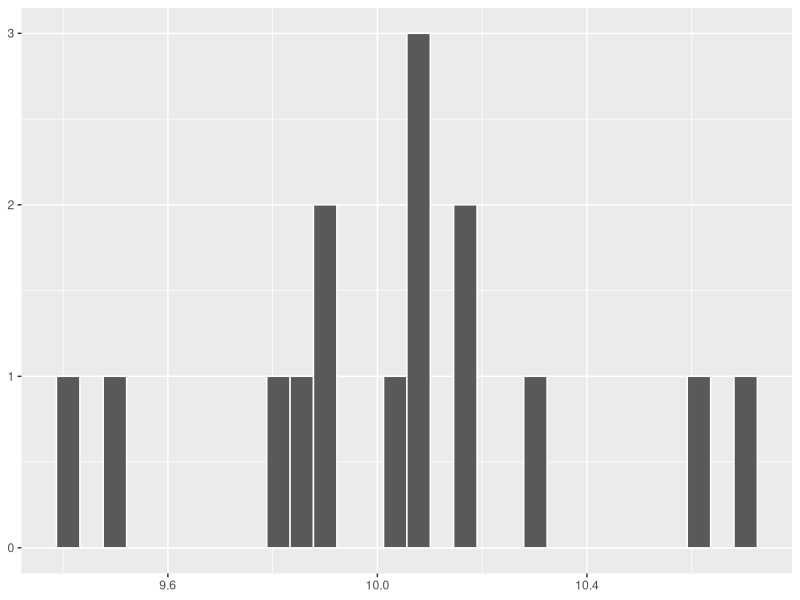
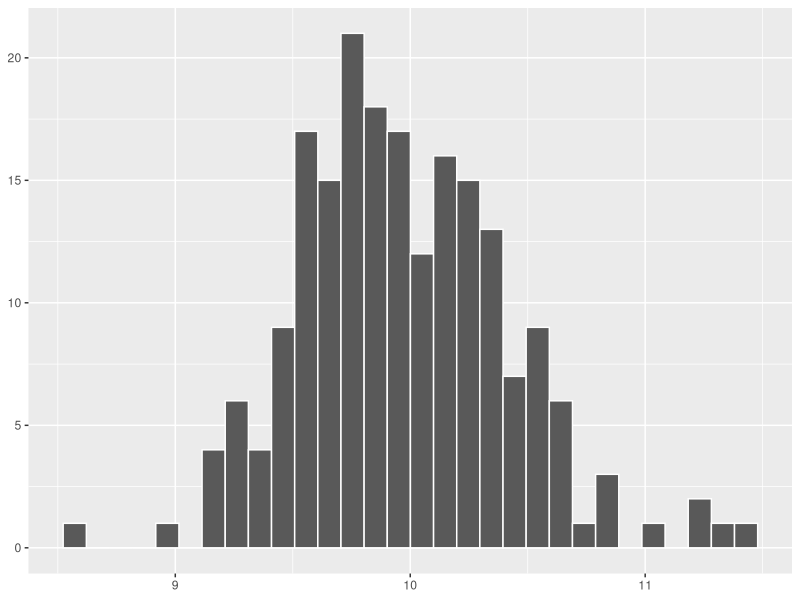
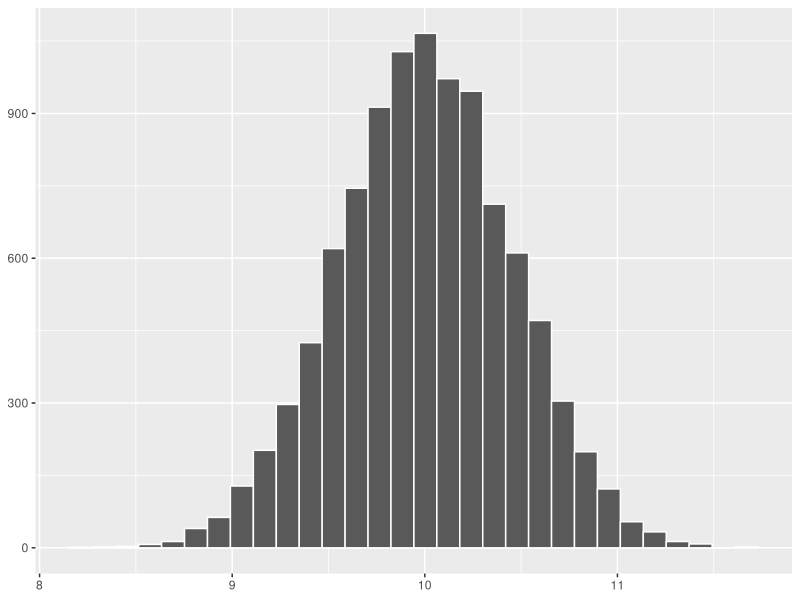
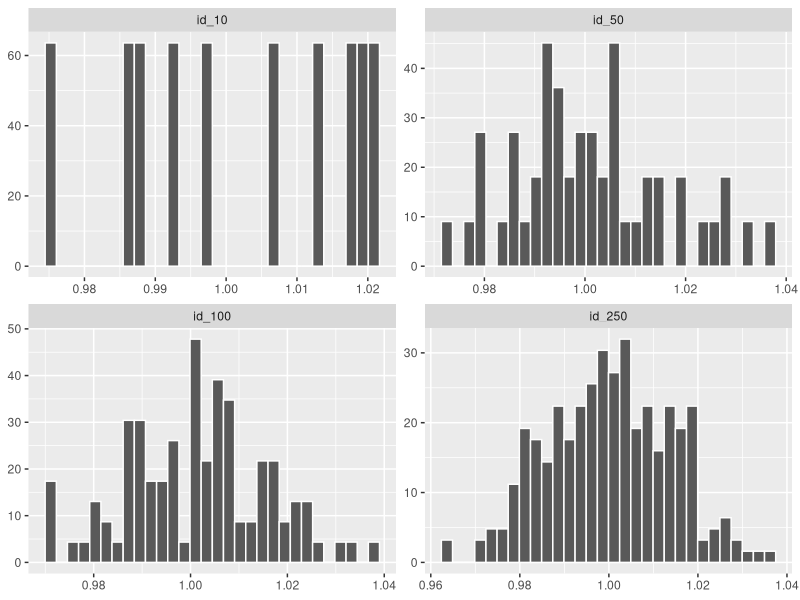
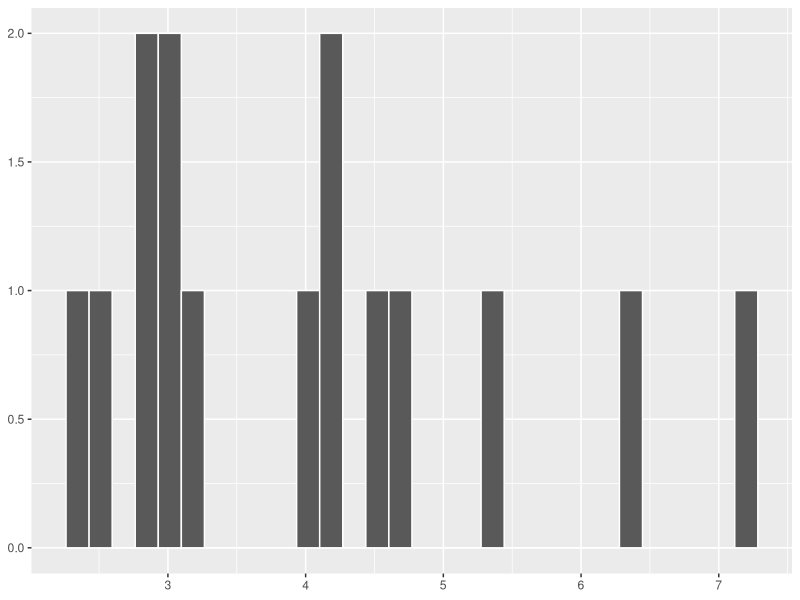
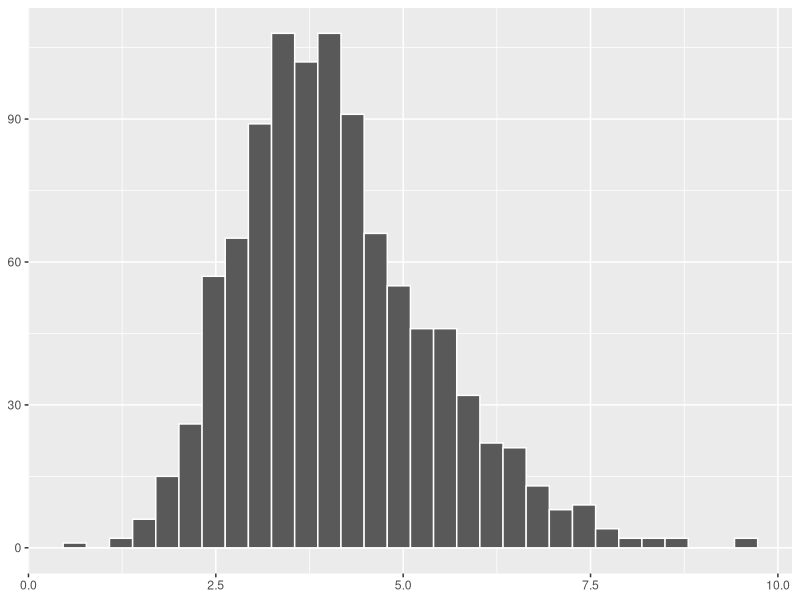
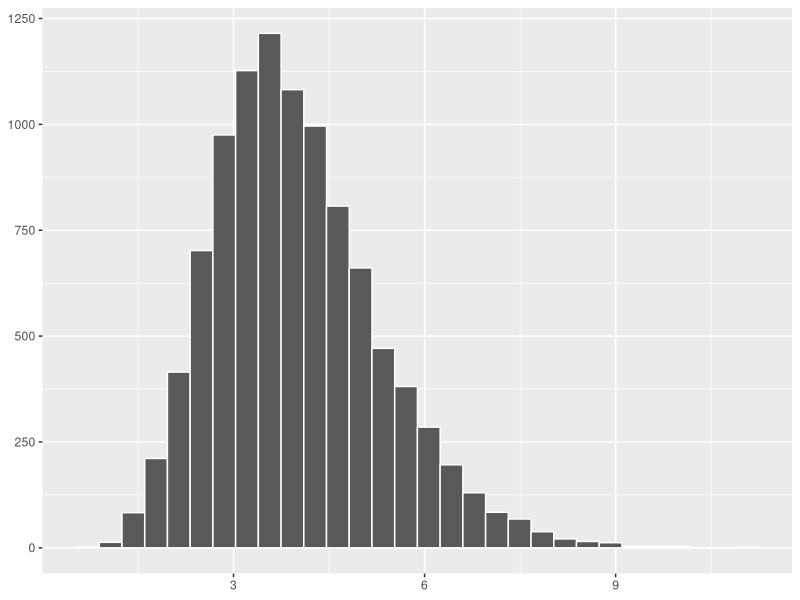
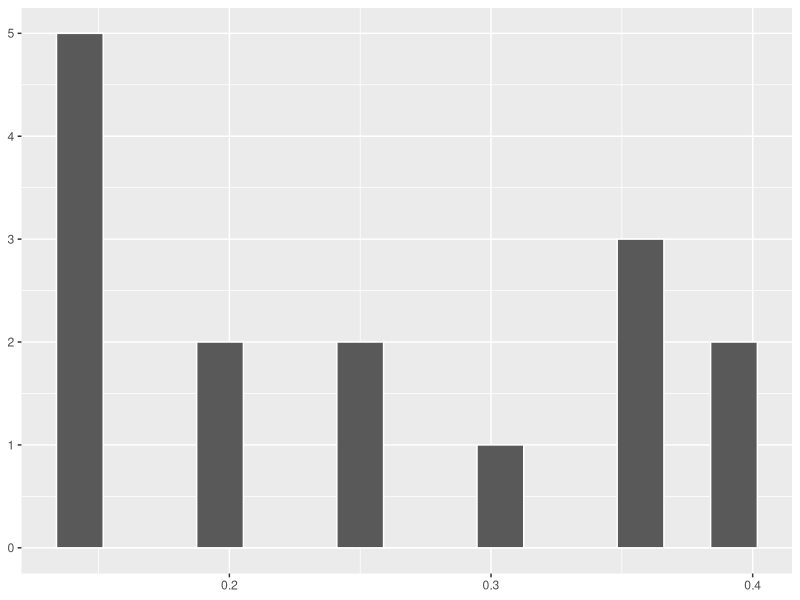

The R source for these figures, in order:
## ---- chunk 1
library(ggplot2)
n = 15
matriz_aux = matrix(NA,nrow=20,ncol=n)
for(j in 1:ncol(matriz_aux)){matriz_aux[,j]=rnorm(20,mean=10,sd=2)}
medias = data.frame(x=1:ncol(matriz_aux),y=colMeans(matriz_aux))
ggplot(medias,aes(y)) +
  geom_histogram(color = "white") +
  theme(axis.title = element_blank())
## ---- chunk 2
n = 200
matriz_aux = matrix(NA,nrow=20,ncol=n)
for(j in 1:ncol(matriz_aux)){matriz_aux[,j]=rnorm(20,mean=10,sd=2)}
medias = data.frame(x=1:ncol(matriz_aux),y=colMeans(matriz_aux))
ggplot(medias,aes(y)) +
  geom_histogram(color = "white") +
  theme(axis.title = element_blank())
## ---- chunk 3
n = 10000
matriz_aux = matrix(NA,nrow=20,ncol=n)
for(j in 1:ncol(matriz_aux)){matriz_aux[,j]=rnorm(20,mean=10,sd=2)}
medias = data.frame(x=1:ncol(matriz_aux),y=colMeans(matriz_aux))
ggplot(medias,aes(y)) +
  geom_histogram(color = "white") +
  theme(axis.title = element_blank())
## ---- chunk 4
matriz_aux_10 = matrix(NA,nrow=5000,ncol=10)
matriz_aux_50 = matrix(NA,nrow=5000,ncol=50)
matriz_aux_100 = matrix(NA,nrow=5000,ncol=100)
matriz_aux_250 = matrix(NA,nrow=5000,ncol=250)
for(j in 1:ncol(matriz_aux_10)){matriz_aux_10[,j]=rexp(5000,rate=1)}
for(j in 1:ncol(matriz_aux_50)){matriz_aux_50[,j]=rexp(5000,rate=1)}
for(j in 1:ncol(matriz_aux_100)){matriz_aux_100[,j]=rexp(5000,rate=1)}
for(j in 1:ncol(matriz_aux_250)){matriz_aux_250[,j]=rexp(5000,rate=1)}
medias_10 = data.frame(x=1:ncol(matriz_aux_10),y=colMeans(matriz_aux_10),label="id_10")
medias_50 = data.frame(x=1:ncol(matriz_aux_50),y=colMeans(matriz_aux_50),label="id_50")
medias_100 = data.frame(x=1:ncol(matriz_aux_100),y=colMeans(matriz_aux_100),label="id_100")
medias_250 = data.frame(x=1:ncol(matriz_aux_250),y=colMeans(matriz_aux_250),label="id_250")
tudo = rbind(medias_10,medias_50,medias_100,medias_250)
tudo$label = factor(tudo$label, levels = c("id_10", "id_50", "id_100", "id_250"))
ggplot(tudo,aes(y)) +
  geom_histogram(aes(y=..density..),color = "white") +
  facet_wrap(~label, scales = "free") +
  theme(axis.title = element_blank())
## ---- chunk 5
n = 15
matriz_aux = matrix(NA,nrow=20,ncol=n)
for(j in 1:ncol(matriz_aux)){matriz_aux[,j]=rnorm(20,mean=10,sd=2)}
variancias = data.frame(x=1:ncol(matriz_aux),y=apply(matriz_aux,2,var))
ggplot(variancias,aes(y)) +
  geom_histogram(color = "white") +
  theme(axis.title = element_blank())
## ---- chunk 6
n = 1000
matriz_aux = matrix(NA,nrow=20,ncol=n)
for(j in 1:ncol(matriz_aux)){matriz_aux[,j]=rnorm(20,mean=10,sd=2)}
variancias = data.frame(x=1:ncol(matriz_aux),y=apply(matriz_aux,2,var))
ggplot(variancias,aes(y)) +
  geom_histogram(color = "white") +
  theme(axis.title = element_blank())
## ---- chunk 7
n = 10000
matriz_aux = matrix(NA,nrow=20,ncol=n)
for(j in 1:ncol(matriz_aux)){matriz_aux[,j]=rnorm(20,mean=10,sd=2)}
variancias = data.frame(x=1:ncol(matriz_aux),y=apply(matriz_aux,2,var))
ggplot(variancias,aes(y)) +
  geom_histogram(color = "white") +
  theme(axis.title = element_blank())
## ---- chunk 8
library(ggplot2)
n = 15
matriz_aux = matrix(NA,nrow=20,ncol=n)
for(j in 1:ncol(matriz_aux)){matriz_aux[,j]=rbinom(20,1,prob=0.3)}
medias = data.frame(x=1:ncol(matriz_aux),y=colMeans(matriz_aux))
ggplot(medias,aes(y)) +
  geom_histogram(color = "white", bins = 15) +
  theme(axis.title = element_blank())
## ---- chunk 9
n = 200
matriz_aux = matrix(NA,nrow=20,ncol=n)
for(j in 1:ncol(matriz_aux)){matriz_aux[,j]=rbinom(20,1,prob=0.3)}
medias = data.frame(x=1:ncol(matriz_aux),y=colMeans(matriz_aux))
ggplot(medias,aes(y)) +
  geom_histogram(color = "white", bins = 15) +
  theme(axis.title = element_blank())
## ---- chunk 10
n = 10000
matriz_aux = matrix(NA,nrow=20,ncol=n)
for(j in 1:ncol(matriz_aux)){matriz_aux[,j]=rbinom(20,1,prob=0.3)}
medias = data.frame(x=1:ncol(matriz_aux),y=colMeans(matriz_aux))
ggplot(medias,aes(y)) +
  geom_histogram(color = "white", bins = 15) +
  theme(axis.title = element_blank())
